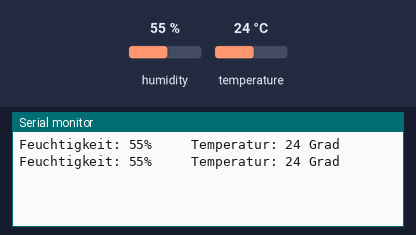
Recording of a sketch running on a simulated Arduino Uno, built with avr-gcc and run on an emulated ATmega328P. Shown: the last lines printed to the serial monitor. Wiring (inferred from the names in the program): DHT11 sensor: data pin 4. The inputs (shaded band) are chosen by the test bench; at power-on: humidity 55 %, temperature 24 °C.

Above: at 5.3 s.
5.4 s: humidity set to 22 %
At 7.5 s:
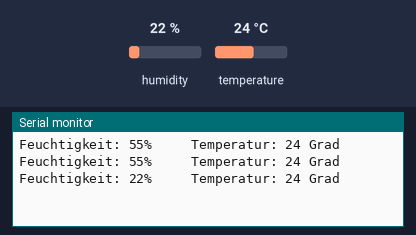
8.8 s: temperature set to 12 °C
At 9.5 s:
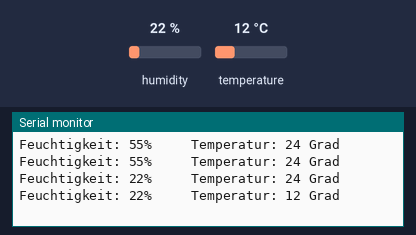
12.2 s: humidity set to 40 %
At 14.7 s:
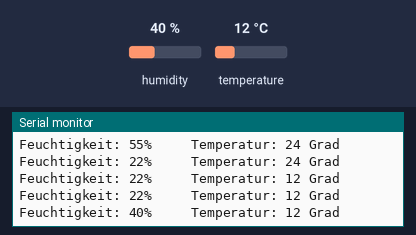
Timing chart, 0 to 16.2 s (numbered marks = the images above; inputs shaded):
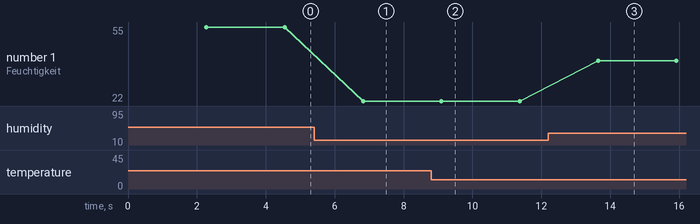

Measured:
- after the input at 5.4 s, the serial monitor: prints a new line after 1.4 s (image 1)
- after the input at 8.8 s, the serial monitor: prints a new line after 0.30 s (image 2)
- after the input at 12.2 s, the serial monitor: prints a new line after 1.4 s (image 3)
- plotted number 1: 55 → 22 after the input at 5.4 s, 22 → 40 after the input at 12.2 s

The sketch:

DHT11_Leseprogramm.ino
```cpp
/*
 * Arduino holt sich die Werte vom DHT11 und gibt sie auf dem Seriellen Monitor aus.
 * Temperatur und Luftfeuchtigkeitssensor DHT11
 * DHT11, wenn man auf das "Gitter" schaust, ist links Pin1
 *
 * Pin 1: +5V ("power")
 * Pin 2: Datenausgang ("data" bzw. DHTPIN)
 * Pin 3: nichts angeschlossen
 * Pin 4: GND
 * 2K oder 5K oder 10K Widerstand von Pin 2 (data) nach Pin 1 (power)
*/

#include <Wire.h>
#include <DHT.h>    // von ladyada: https://github.com/adafruit/DHT-sensor-library

#define DHTPIN 4     // benutzter ARDUINO-Pin

#define DHTTYPE DHT11   // Sensortyp: DHT11

DHT dht(DHTPIN, DHTTYPE);


void setup()
{
  // Initialisieren von Serialmonitor und dem DHT
  Serial.begin(115200);
  dht.begin();
}

void loop()
{
  // Das Erfassen von Temperatur und Luftfeuchtigkeit benoetigt Zeit
  delay(2000);

  // Abfragen und Speichern von Luftfeuchtigkeit und Temperatur in Variablen zur weiteren Verarbeitung und Ausgabe
  int h = dht.readHumidity();
  int t = dht.readTemperature();

  // Check, ob die Daten Zahlen sind, falls nicht (nan: not a number), ist was falsch gelaufen!
  if (isnan(t) || isnan(h)) {
    Serial.println("Fehler beim Lesen vom DHT-Sensor");
    delay(2000);
  }

  else {
    // Ausgabe der Werte auf dem Serialmonitor zum Debuggen
    Serial.print("Feuchtigkeit: ");
    Serial.print(h);
    Serial.print("%\t   ");
    Serial.print("Temperatur: ");
    Serial.print(t);
    Serial.println(" Grad");
  }
}
```

DHT.h
```cpp
// (licence header left out)
#ifndef DHT_H
#define DHT_H

#if ARDUINO >= 100
 #include "Arduino.h"
#else
 #include "WProgram.h"
#endif


// Uncomment to enable printing out nice debug messages.
//#define DHT_DEBUG

// Define where debug output will be printed.
#define DEBUG_PRINTER Serial

// Setup debug printing macros.
#ifdef DHT_DEBUG
  #define DEBUG_PRINT(...) { DEBUG_PRINTER.print(__VA_ARGS__); }
  #define DEBUG_PRINTLN(...) { DEBUG_PRINTER.println(__VA_ARGS__); }
#else
  #define DEBUG_PRINT(...) {}
  #define DEBUG_PRINTLN(...) {}
#endif

// Define types of sensors.
#define DHT11 11
#define DHT22 22
#define DHT21 21
#define AM2301 21


class DHT {
  public:
   DHT(uint8_t pin, uint8_t type, uint8_t count=6);
   void begin(void);
   float readTemperature(bool S=false, bool force=false);
   float convertCtoF(float);
   float convertFtoC(float);
   float computeHeatIndex(float temperature, float percentHumidity, bool isFahrenheit=true);
   float readHumidity(bool force=false);
   boolean read(bool force=false);

 private:
  uint8_t data[5];
  uint8_t _pin, _type;
  #ifdef __AVR
    // Use direct GPIO access on an 8-bit AVR so keep track of the port and bitmask
    // for the digital pin connected to the DHT.  Other platforms will use digitalRead.
    uint8_t _bit, _port;
  #endif
  uint32_t _lastreadtime, _maxcycles;
  bool _lastresult;

  uint32_t expectPulse(bool level);

};

class InterruptLock {
  public:
   InterruptLock() {
    noInterrupts();
   }
   ~InterruptLock() {
    interrupts();
   }

};

#endif
```
